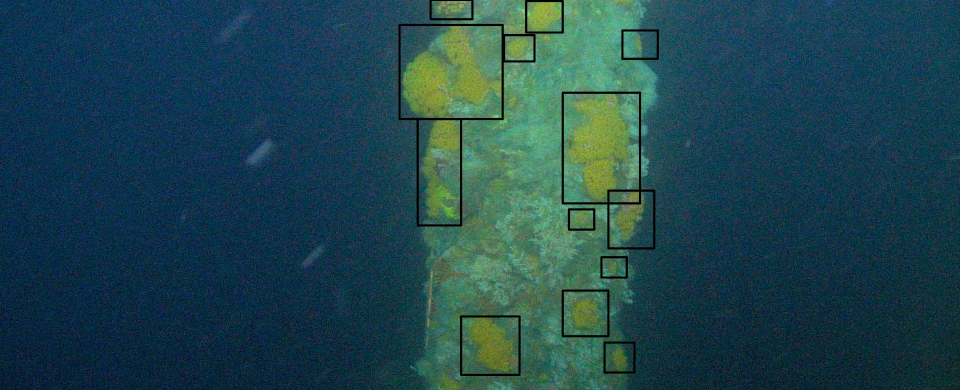
#> input picture LAB/NOAA/NOAA-001/image-001-orig.jpg, 1920 x 780 px (shown at 1/2 size)
$ python preproc.py
#> lines starting #> are read from the running program, lines starting #| are printed output that depends on the picture
#> in preprocess_pipeline, img is the input picture: shape (780, 1920, 3); mean B, G, R 77.2, 69.4, 31.2
import cv2
import numpy as np
import matplotlib.pyplot as plt

# 1. Denoising (Gaussian/Bilateral)
def denoise_image(image, method='gaussian', kernel_size=5):
#> called with method = 'bilateral', kernel_size = 5
    if method == 'gaussian':
        return cv2.GaussianBlur(image, (kernel_size, kernel_size), 0)
    elif method == 'bilateral':
        return cv2.bilateralFilter(image, 9, 75, 75)
    else:
        return image

# 2. Red Channel Compensation
def boost_red_channel(image, factor=1.5):
#> called with factor = 2
    img = image.copy().astype(np.float32)
    img[:,:,0] = np.clip(img[:,:,0] * factor, 0, 255)
    return img.astype(np.uint8)

# 3. Simple Dehazing (Dark Channel Prior)
def dark_channel(image, size=15):
#> called with size = 15
    min_img = cv2.erode(np.min(image, axis=2), np.ones((size, size)))
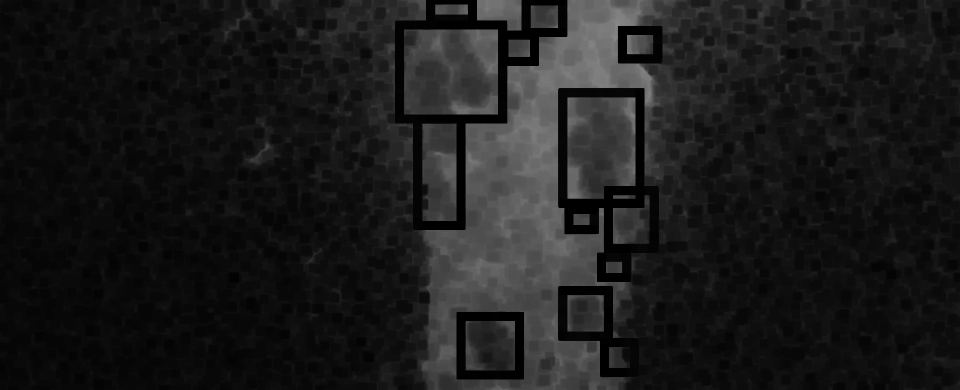
#> min_img: shape (780, 1920) float32 (shown at 1/2 size); min 0, max 0.533, mean 0.107
    return min_img

def dehaze(image, omega=0.95, t0=0.1, size=15):
    norm_img = image.astype(np.float32) / 255
    dark = dark_channel(norm_img, size)
    A = np.max(norm_img[dark >= np.percentile(dark, 99)])
#> A = 0.878
    t = 1 - omega * dark
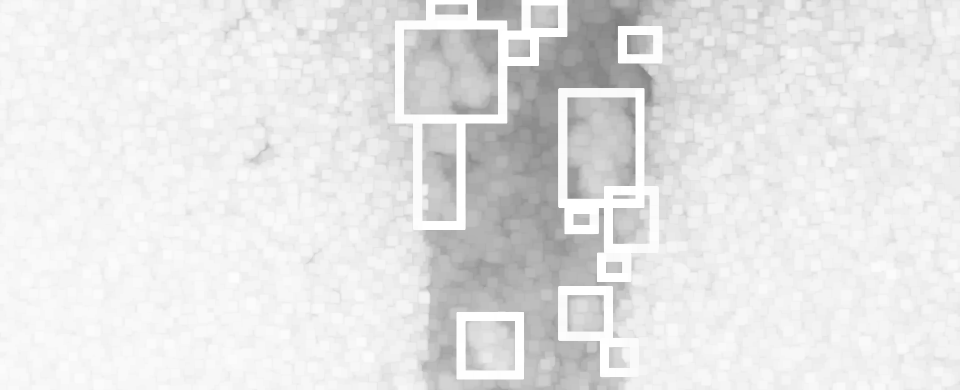
#> t: shape (780, 1920) float32 (shown at 1/2 size); min 0.493, max 1, mean 0.898
    t = np.clip(t, t0, 1)
    J = np.empty_like(norm_img)
    for c in range(3):
        J[:,:,c] = (norm_img[:,:,c] - A) / t + A
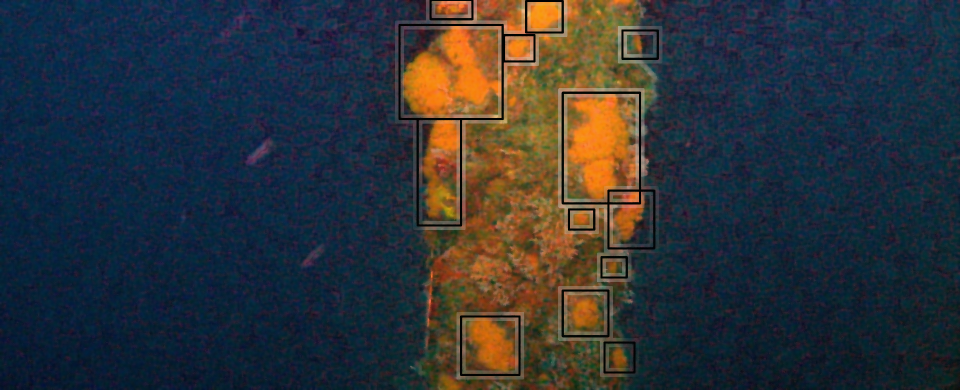
#> J: shape (780, 1920, 3) float32 (shown at 1/2 size); mean R, G, B 0.188, 0.211, 0.234; drawn with min black and max white
    J = np.clip(J * 255, 0, 255).astype(np.uint8)
    return J

# 4. Advanced White Balance (Gray World)
def gray_world(image):
    img = image.astype(np.float32)
    avgR = np.mean(img[:,:,0])
#> avgR = 47.44
    avgG = np.mean(img[:,:,1])
#> avgG = 53.3
    avgB = np.mean(img[:,:,2])
#> avgB = 59.2
    avg = (avgR + avgG + avgB) / 3
#> avg = 53.31
    img[:,:,0] = np.clip(img[:,:,0] * (avg/avgR), 0, 255)
    img[:,:,1] = np.clip(img[:,:,1] * (avg/avgG), 0, 255)
    img[:,:,2] = np.clip(img[:,:,2] * (avg/avgB), 0, 255)
    return img.astype(np.uint8)

# 5. Contrast Enhancement (CLAHE on HSV V channel)
def clahe_hsv(image):
    hsv = cv2.cvtColor(image, cv2.COLOR_RGB2HSV)
#> hsv: shape (780, 1920, 3); mean H, S, V 86.2, 161.4, 78.3
    h, s, v = cv2.split(hsv)
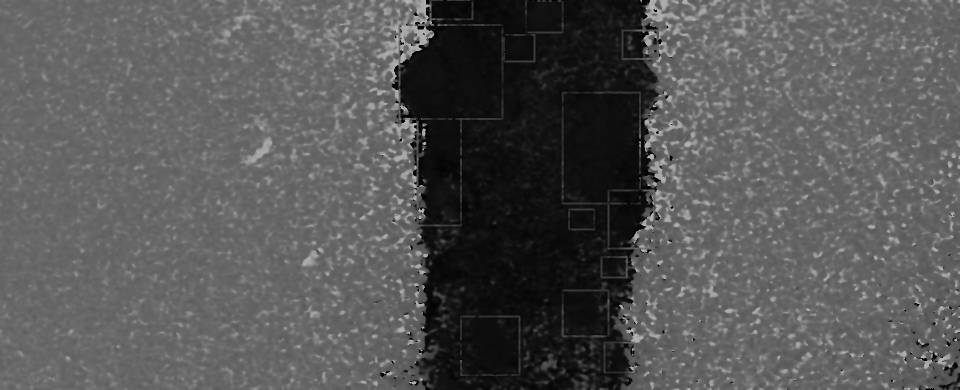
#> h: shape (780, 1920) (shown at 1/2 size); min 0, max 179, mean 86.2
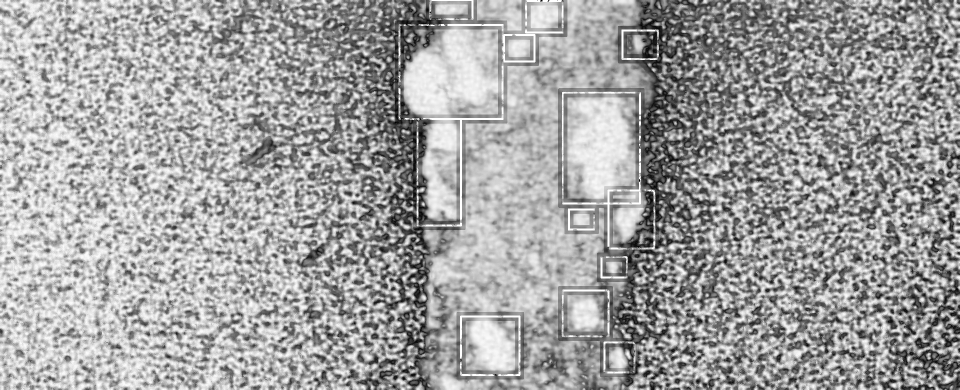
#> s: shape (780, 1920) (shown at 1/2 size); min 0, max 255, mean 161.4
    clahe = cv2.createCLAHE(clipLimit=2.0, tileGridSize=(8,8))
    v_clahe = clahe.apply(v)
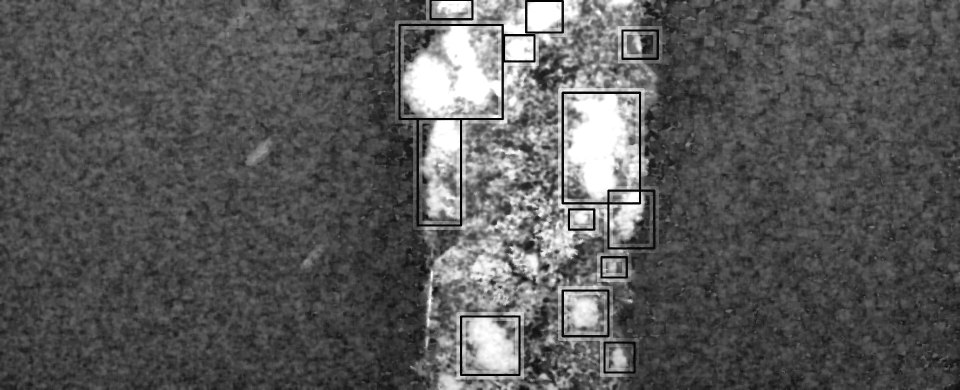
#> v_clahe: shape (780, 1920) (shown at 1/2 size); min 0, max 255, mean 89.2
    hsv_clahe = cv2.merge((h, s, v_clahe))
#> hsv_clahe: shape (780, 1920, 3); mean H, S, V 86.2, 161.4, 89.2
    image_clahe = cv2.cvtColor(hsv_clahe, cv2.COLOR_HSV2RGB)
    return image_clahe

# 6. Retinex Enhancement (Simple MSR)
def simple_msr(image, scales=[15, 101, 301]):
    img = image.astype(np.float32) + 1.0
    retinex = np.zeros_like(img)
    for scale in scales:
        blur = cv2.GaussianBlur(img, (scale, scale), 0)
        retinex += np.log10(img) - np.log10(blur + 1)
    retinex = retinex / len(scales)
    retinex = cv2.normalize(retinex, None, 0, 255, cv2.NORM_MINMAX)
    return retinex.astype(np.uint8)

# 7. GAN-based Enhancement (Placeholder)
def gan_enhance(image):
    # GAN model inference
    return image

# 8. Sharpening (Unsharp Mask)
def sharpen_image(image):
    gaussian = cv2.GaussianBlur(image, (9, 9), 10.0)
    sharpened = cv2.addWeighted(image, 1.5, gaussian, -0.5, 0)
    return sharpened

# 9. Normalization (to [0, 1])
def normalize_image(image):
    return image.astype(np.float32) / 255.0
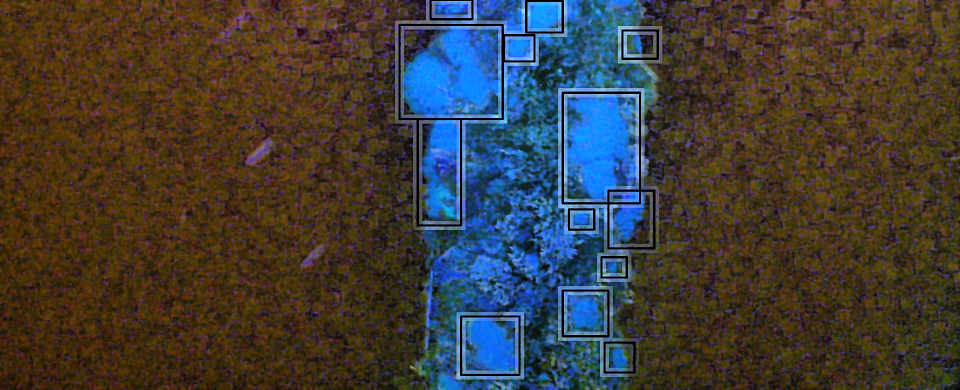
#> returned value: shape (780, 1920, 3) float32 (shown at 1/2 size); mean of channels 0, 1, 2 0.223, 0.239, 0.251; drawn as B, G, R

# 10. Quality Assessment (UIQM Placeholder)
def quality_assessment(image):
    # Placeholder: UIQM requires external library
    # Example: return uiqm(image)
    return "UIQM score: [requires external library]"

# --- Full Pipeline Function ---
def preprocess_pipeline(image_path,
                       denoise_method='gaussian',
                       red_boost=1.5,
                       use_dehaze=True,
                       use_retinex=False,
                       use_gan=False):
    img = cv2.imread(image_path)
    img = cv2.cvtColor(img, cv2.COLOR_BGR2RGB)
    img = denoise_image(img, method=denoise_method)
    img = boost_red_channel(img, factor=red_boost)
    if use_dehaze:
        img = dehaze(img)
    img = gray_world(img)
    img = clahe_hsv(img)
    if use_retinex:
        img = simple_msr(img)
    if use_gan:
        img = gan_enhance(img)
    img = sharpen_image(img)
    img = normalize_image(img)
    score = quality_assessment(img)
#> score = 'UIQM score: [requires external library]'
    return img, score

# --- Example Usage ---
if __name__ == "__main__":
    image_path = "image-001-orig.jpg"
    processed_img, score = preprocess_pipeline(
        image_path,
        denoise_method='bilateral', # or 'gaussian'
        red_boost=2.0,
        use_dehaze=True,
        use_retinex=False,
        use_gan=False
    )
#> score = 'UIQM score: [requires external library]'
    print(score)
#| UIQM score: [requires external library]
    plt.imshow(processed_img)
    plt.title("Fully Preprocessed Undersea Image")
    plt.axis('off')
    plt.show()
